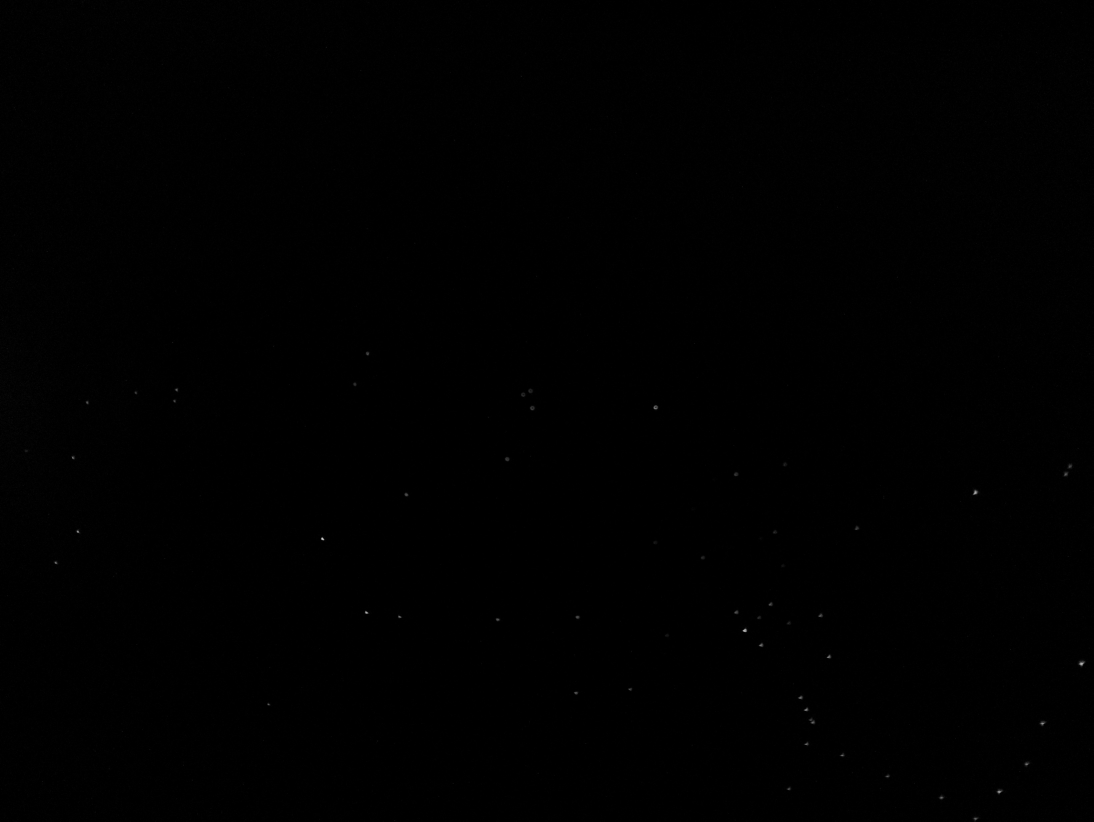
#> input picture images_manual_full/image_0.jpg, 3280 x 2464 px (shown at 1/3 size); its folder holds only this picture in this run
$ python -i StarSift.py   (imports and definitions only)
#> lines starting #> are read from the running program, lines starting #| are printed output that depends on the picture; after the words box and inside, x2 and y2 are one past the last pixel; in counts of white or black regions, pixels touching at a corner belong together
#> further down, picture is the input picture: shape (2464, 3280); min 0, max 223, mean 0.6
import cv2
import numpy as np
from scipy.spatial import KDTree
import math
import glob
import os
import re

RESIZE_FACTOR = 1
BRIGHTNESS_THRESHOLD = 20
SIZE_THRESHOLD = 10 * RESIZE_FACTOR      # Has to match with RESIZE_FACTOR
NEIGHBOR_RADIUS = 800 * RESIZE_FACTOR   # Radius for finding neighbors
PERCENTAGE_OF_DESCRIPTORS = 1  # Percentage of descriptors to extract
MAX_ROTATION = 15  # Maximum rotation between images in degrees

fs = cv2.FileStorage("calibration.json", cv2.FILE_STORAGE_READ)
camera_matrix = fs.getNode("camera_matrix").mat()
distortion_coefficients = fs.getNode("distortion_coefficients").mat()
new_camera_matrix = fs.getNode("new_camera_matrix").mat()
# [1 line not run here, left out]


# Create mapping arrays for x and y
map_x = None
map_y = None

# [8 lines not run here, left out]

# [19 lines left out: functions get_image_paths, load_images, not called in this run]


def extract_stars(image, visualize=False):
    # Threshold the image to isolate white dots
#> called with visualize = False
    _, thresholded = cv2.threshold(image, BRIGHTNESS_THRESHOLD, 255, cv2.THRESH_BINARY)
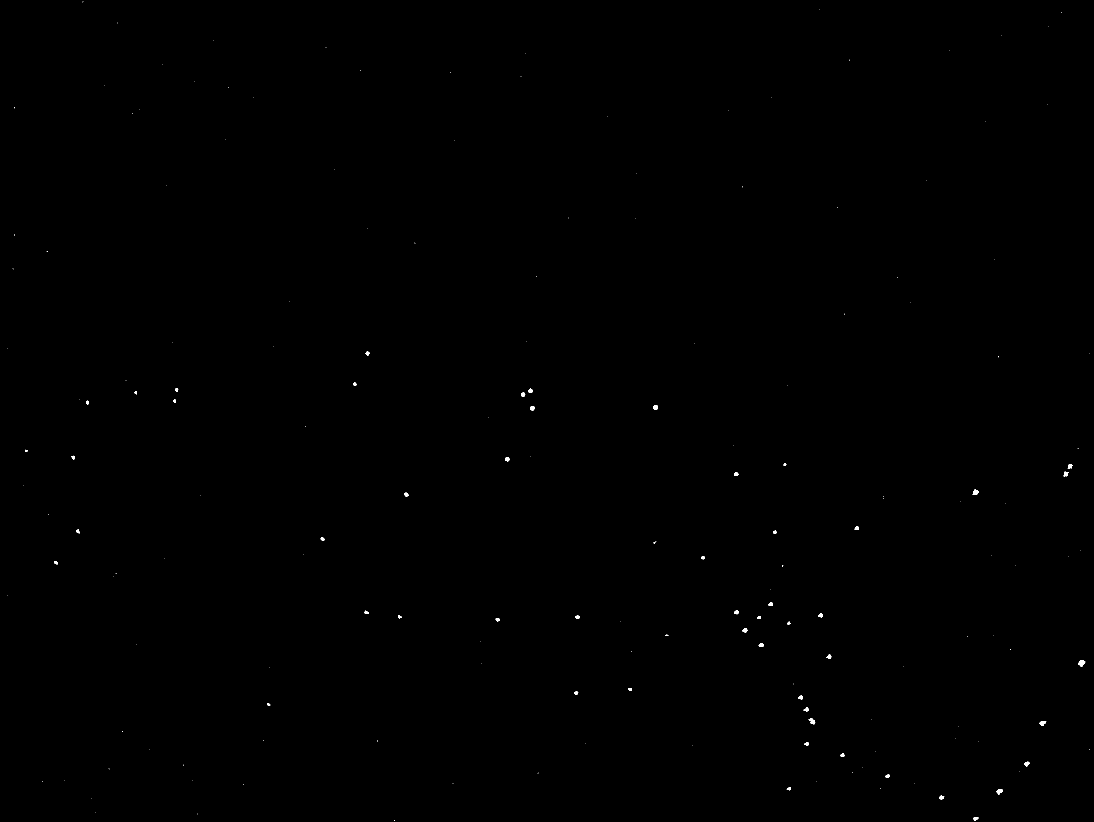
#> thresholded: shape (2464, 3280) (shown at 1/3 size); 0.07% white; 179 white regions (125 under 20 px)

    # Find contours (dots)
    contours, _ = cv2.findContours(thresholded, cv2.RETR_EXTERNAL, cv2.CHAIN_APPROX_SIMPLE)
#> contours = 179 contours, 126 with area under 20; largest, box (x1, y1, x2, y2) and area: (3235, 1980, 3256, 2000) 230, (2426, 2154, 2446, 2173) 176, (2918, 1468, 2936, 1485) 172, (2989, 2368, 3009, 2383) 165, (3118, 2163, 3139, 2178) 164

    # Create a color version of the image for visualization
    visualization = cv2.cvtColor(image, cv2.COLOR_GRAY2BGR)

    # Extract dot information and annotate the image
    dot_data = []
    for contour in contours:
        # Get bounding circle
        (x, y), radius = cv2.minEnclosingCircle(contour)
        size = int(np.pi * radius**2)  # Approximate size as area of the circle
        if size > SIZE_THRESHOLD:  # Skip small dots
            # Get brightness (average intensity inside contour)
            mask = np.zeros_like(image)
            cv2.drawContours(mask, [contour], -1, 255, -1)
            brightness = cv2.mean(image, mask=mask)[0]
            # Append to list
            dot_data.append((x, y, size, brightness))

            if visualize:
                # Draw the contour
                cv2.circle(visualization, (int(x), int(y)), int(radius), (0, 255, 0), 2)

                # Add labels for size and brightness
                label = f"S:{size}, B:{brightness:.1f}"
                cv2.putText(visualization, label, (int(x) - 40, int(y) - 10),
                            cv2.FONT_HERSHEY_SIMPLEX, 0.4, (0, 0, 255), 1, cv2.LINE_AA)
#> this loop made 179 passes
#> (x, y, radius, size, brightness) on passes 2, 6, 7, 9, 17, 24, 25, 31, 38, 40, 41, 42: (2927.3, 2455, 7.36, 170, 50.74), (2824.5, 2391.5, 7.65, 183, 50.45), (2998.7, 2373.3, 9.86, 305, 66.47), (2365.7, 2365.5, 5.88, 108, 48.64), (2662, 2327.9, 6.35, 126, 45.75), (3080.5, 2291, 7.76, 189, 52.76), (2526.4, 2264.9, 6.72, 141, 52.89), (2419, 2231.5, 7.02, 154, 57.62), (3128, 2167.5, 10.31, 333, 60.53), (2435, 2164, 10.82, 367, 48.21), (2418, 2128.3, 7.49, 176, 70.31), (806, 2112.5, 4.72, 69, 53.57)
#> (x, y, radius, size) on passes 4, 5, 11, 14, 15, 16: (285, 2436, 0.0001, 0), (275, 2394, 0.0001, 0), (2743, 2350, 0.0001, 0), (2448, 2343, 0.0001, 0), (192, 2341, 0.0001, 0), (577, 2340, 0.0001, 0)
#> mask: shape (2464, 3280); 0% white; 1 white region, box (x1, y1, x2, y2) and area: (1097, 1055, 1108, 1066) 95
#> after the loop, dot_data = 55 items, first 6: (2927.3, 2455, 170, 50.74), (2824.5, 2391.5, 183, 50.45), (2998.7, 2373.3, 305, 66.47), (2365.7, 2365.5, 108, 48.64), (2662, 2327.9, 126, 45.75), (3080.5, 2291, 189, 52.76)

    # Display the result
    if visualize:
        # cv2.imshow("Contours with Labels", visualization)
        cv2.imwrite("detectedStars.jpg", visualization)
        cv2.waitKey(0)
        cv2.destroyAllWindows()

    return dot_data

def find_neighbours(position, dot_data, image=None):
    kdtree = KDTree([dot[:2] for dot in dot_data])
    neighbors_idx = kdtree.query_ball_point(position, NEIGHBOR_RADIUS)
    neighbors = [dot_data[i] for i in neighbors_idx]

    if image is not None:
        annotated_image = cv2.cvtColor(image, cv2.COLOR_GRAY2BGR)
        # Annotate the image with neighbor labels
        for i, idx in enumerate(neighbors_idx):
            x, y, s, b = dot_data[idx]
            cv2.circle(annotated_image, (int(x), int(y)), 5, (0, 255, 0), -1)  # Mark neighbors
            cv2.putText(
                annotated_image, f"S:{s}, B:{b:.1f}", (int(x) + 5, int(y) - 5),
                cv2.FONT_HERSHEY_SIMPLEX, 0.5, (0, 0, 255), 1
            )
        # Highlight the query position
        cv2.circle(annotated_image, (int(position[0]), int(position[1])), 7, (255, 0, 0), -1)
        # cv2.imshow("Contours with Labels", annotated_image)
        cv2.imwrite("detectedNeighbours.jpg", annotated_image)
        cv2.waitKey(0)
        cv2.destroyAllWindows()

    return neighbors


def get_formation(position, neighbours, image=None):
    # Calculate distances and angles
    distances_and_angles = []
    for neighbor in neighbours:
        neighbor_position = neighbor[:2]
        dx = neighbor_position[0] - position[0]
        dy = neighbor_position[1] - position[1]

        # Calculate distance
        distance = math.sqrt(dx**2 + dy**2)

        # Calculate angle (in degrees)
        angle = math.degrees(math.atan2(dy, dx))

        brightness = neighbor[3]
        size = neighbor[2]

        # Append results
        distances_and_angles.append((neighbor_position, distance, angle, size, brightness))

    # Sort by distance
    distances_and_angles.sort(key=lambda x: x[1], reverse=True)

    if image is not None:
        # Annotate the image with lines, distances, and angles
        annotated_image = cv2.cvtColor(image, cv2.COLOR_GRAY2BGR)
        for i, (pos, dist, angle, _, _) in enumerate(distances_and_angles):
            x, y = pos
            # Draw a line between the query position and the neighbor
            cv2.line(annotated_image, (int(position[0]), int(position[1])), (int(x), int(y)), (0, 255, 0), 1)

            # Annotate the line with distance and angle
            mid_x, mid_y = (position[0] + x) / 2, (position[1] + y) / 2
            label = f"{i}: D={dist:.1f}, A={angle:.1f}"
            cv2.putText(
                annotated_image, label, (int(mid_x) + 5, int(mid_y) - 5),
                cv2.FONT_HERSHEY_SIMPLEX, 0.4, (0, 255, 255), 1
            )
        # Highlight the query position
        cv2.circle(annotated_image, (int(position[0]), int(position[1])), 7, (255, 0, 0), -1)
        # cv2.imshow("detectedFormations", annotated_image)
        cv2.imwrite("detectedFormation.jpg", annotated_image)
        cv2.waitKey(0)
        cv2.destroyAllWindows()

    return distances_and_angles


def get_descriptors(image, visualize=False):
    visualization_image = image if visualize else None

    dot_data = extract_stars(image, visualize)
    # Sort the dot_data list by brightness (dot[3]) in descending order
    sorted_dots = sorted(dot_data, key=lambda dot: dot[3], reverse=True)
#> sorted_dots = 55 items, first 6: (967.8, 1616.2, 109, 119), (2233.8, 1890.1, 172, 112.4), (1099.7, 1836.9, 117, 98.95), (2925.6, 1477.7, 303, 84.62), (3244.9, 1988.8, 364, 78.45), (233.7, 1594.3, 127, 76.97)
    brightest_dots = [dot[:2] for dot in sorted_dots[:int(len(dot_data) * PERCENTAGE_OF_DESCRIPTORS)]]
#> brightest_dots = 55 pairs, first value 79 to 3244.9, second value 1060 to 2455

    descriptors = []

    for dot in brightest_dots:
        neighbours = find_neighbours(dot, dot_data, visualization_image)
        descriptors.append(get_formation(dot, neighbours, visualization_image))
#> this loop made 55 passes
#> dot on passes 1, 2, 7, 8, 9, 11, 12, 14, 15, 17, 18, 20: (967.8, 1616.2), (2233.8, 1890.1), (1966.5, 1221.5), (2418, 2128.3), (2486.3, 1969.9), (1199, 1849.5), (2282.9, 1935.1), (2401, 2092.5), (3128, 2167.5), (2419, 2231.5), (1727.9, 2077.6), (1493, 1858)
#> (dot, neighbors_idx in find_neighbours) on passes 3, 4, 5, 6, 10, 13: ((1099.7, 1836.9), [54, 53, 26, 32, 11, 36, 21, 42, 24, 45, 13, 23]), ((2925.6, 1477.7), [38, 28, 22, 17, 33, 41, 25, 20, 35, 37, 39, 40, 16, 8, 15]), ((3244.9, 1988.8), [25, 35, 37, 39, 40, 16, 6, 4, 1, 5, 8, 0, 2, 15]), ((233.7, 1594.3), [47, 48, 52, 50, 44, 43, 34, 32, 11, 29]), ((2998.7, 2373.3), [25, 16, 7, 12, 10, 3, 9, 6, 4, 1, 5, 8, 0, 2, 15]), ((168, 1688), [47, 48, 52, 50, 44, 43, 34, 11, 29])
#> after the loop, descriptors = 55 items


    if visualize:
        annotated_image = cv2.cvtColor(image, cv2.COLOR_GRAY2BGR)
        for indx, (dot, descriptor) in enumerate(zip(brightest_dots, descriptors)):
            for i, (pos, dist, angle,_,_) in enumerate(descriptor):
                x, y = pos
                # Draw a line between the query position and the neighbor
                cv2.line(annotated_image, (int(dot[0]), int(dot[1])), (int(x), int(y)), (0, 255, 0), 1)

                # Annotate the line with distance and angle
                mid_x, mid_y = (dot[0]*1.3 + x*0.7) / 2, (dot[1]*1.3 + y*0.7) / 2
                label = f"{i}: D={dist:.1f}, A={angle:.1f}"
                cv2.putText(
                    annotated_image, label, (int(mid_x) + 5, int(mid_y) - 5),
                    cv2.FONT_HERSHEY_SIMPLEX, 0.3, (0, 255, 255), 1
                )
            # Highlight the query position
            cv2.circle(annotated_image, (int(dot[0]), int(dot[1])), 7, (255, 0, 0), -1)
            cv2.putText(
                    annotated_image, f"{indx}", (int(dot[0]), int(dot[1])),
                    cv2.FONT_HERSHEY_SIMPLEX, 1, (255, 0, 0), 4
                )
        # cv2.imshow("detectedFormations", annotated_image)
        cv2.imwrite("detectedFormations.jpg", annotated_image)
        cv2.waitKey(0)
        cv2.destroyAllWindows()

    total_size = 0
    for descriptor in descriptors:
        total_size += descriptor[0][3]
#> this loop made 55 passes
#> total_size on passes 1 to 12: 121, 304, 453, 615, 760, 829, 974, 1095, 1212, 1357, 1455, 1580
#> after the loop, total_size = 8261
    if len(descriptors) < 5 or total_size/len(descriptors) > 300:
        return [], []

    return brightest_dots, descriptors


# [155 lines left out: functions get_percantage_dif, calc_error, acceptable_error, compare_match, match_descriptors, descriptor_transformation and 1 more, not called in this run]

>>> import cv2
>>> picture = cv2.imread('images_manual_full/image_0.jpg', cv2.IMREAD_GRAYSCALE)
>>> result = get_descriptors(picture)
